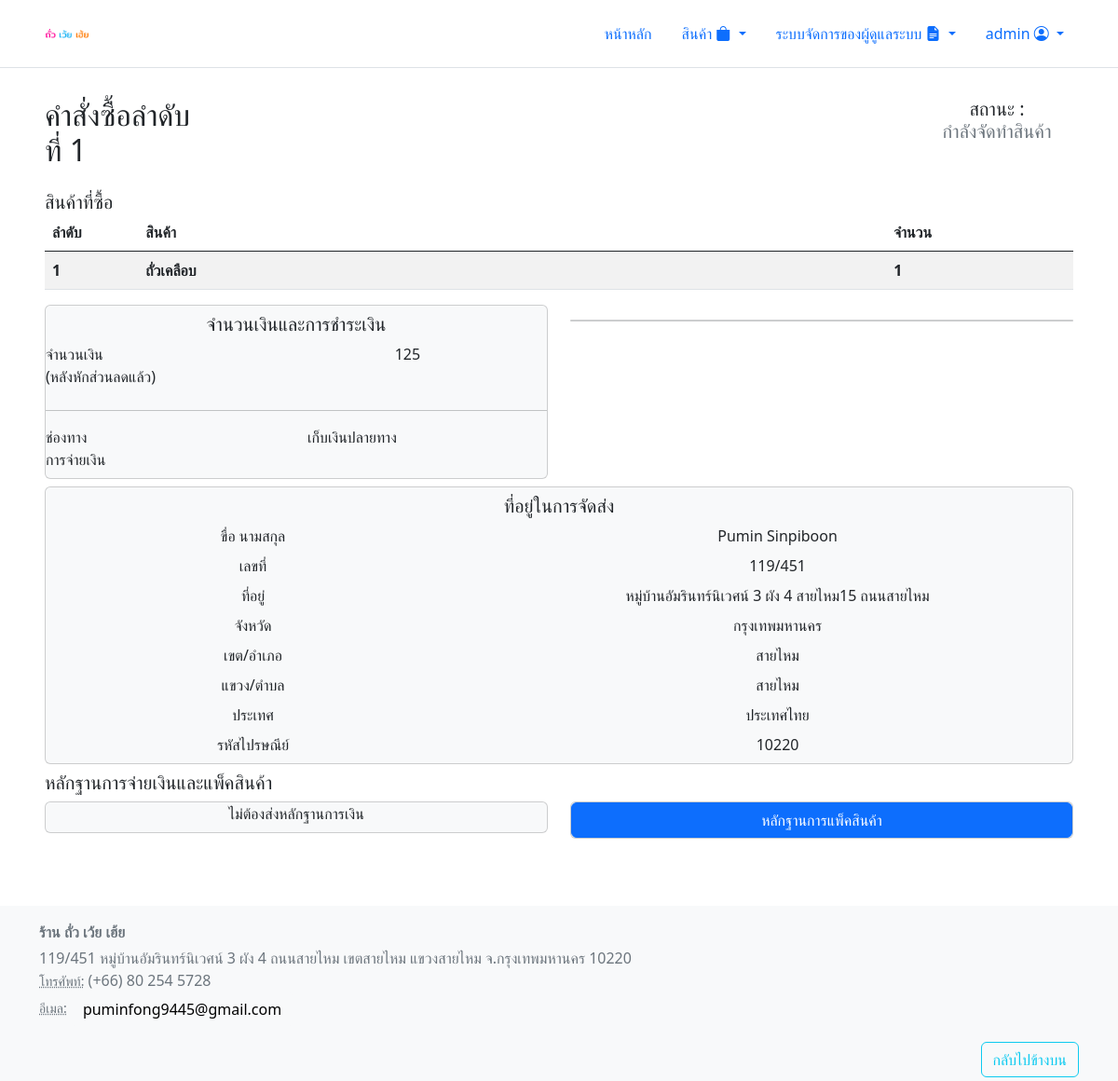
The page /view/order_page/show_order.php?id=1 (signed in) on the database its author committed.
### tables this page shows
CREATE TABLE `orders` (
  `id` int(11) NOT NULL,
  `user_id` int(11) NOT NULL,
  `amount` int(11) NOT NULL,
  `payment_method` varchar(100) NOT NULL,
  `name` varchar(100) NOT NULL,
  `surname` varchar(100) NOT NULL,
  `building_no` varchar(100) NOT NULL,
  `line` varchar(255) NOT NULL,
  `province` varchar(100) NOT NULL,
  `district` varchar(100) NOT NULL,
  `sub_district` varchar(100) NOT NULL,
  `country` varchar(100) NOT NULL,
  `postal_code` varchar(100) NOT NULL,
  `created_date` timestamp NOT NULL DEFAULT current_timestamp(),
  `status` int(11) NOT NULL DEFAULT 0
);

CREATE TABLE `order_products` (
  `order_id` int(11) NOT NULL,
  `product_id` int(11) NOT NULL,
  `quantity` int(11) NOT NULL
);

CREATE TABLE `products` (
  `product_id` int(11) NOT NULL,
  `product_name` varchar(200) DEFAULT '',
  `product_category` varchar(255) DEFAULT NULL,
  `product_description` varchar(200) DEFAULT NULL,
  `product_img` varchar(255) DEFAULT NULL,
  `product_price` double DEFAULT NULL,
  `product_status` varchar(200) NOT NULL DEFAULT 'active',
  `product_amount` double NOT NULL DEFAULT 0
);

### html/inc/initialize.php (called while the page is built, shortened)
<?php
  $order_status = array(
    "รอยืนยันการจ่ายเงิน",
    "ยกเลิกรายการ",
    "จ่ายเงินเรียบร้อย",
    "กำลังจัดทำสินค้า",
    "กำลังเตรียมส่ง",
    "กำลังจัดส่ง",
    "เสร็จสิ้น"
  );
?>

### html/inc/permission.php (called while the page is built, shortened)
<?php
  function checkrole($role)
  {
    if(isset($_SESSION['role']) && $_SESSION['role'] == $role)
    {
      return TRUE;
    }
    else
    {
      return FALSE;
    }
  }
?>

### html/view/order_page/show_order.php (the view, shortened to what this page needs)
<?php
require '../../inc/header.php';
require '../../inc/ordercontroller.php';
if (isset($_GET['id'])) {
    $select_order = mysqli_query($db,"SELECT * FROM `orders` WHERE `id` = ".$_GET['id']."");
    $order = mysqli_fetch_assoc($select_order);
    $order_cart = mysqli_query($db,"SELECT * FROM `order_products` WHERE `order_id` = ".$_GET['id']);
    $i = 1;
}
else {
    header('location: ../../index.php');
}
?>
<div class="row mb-2">
    <div class="col-2">
        <h2 class="mt-2">คำสั่งซื้อลำดับที่ <?= $order['id'] ?></h2>
    </div>
    <div class="col-8"></div>
    <div class="col-2">
        <div class="card text-dark text-center bg-white border border-white">
            <h5 class="card-title mt-2">สถานะ :
                <?php if ($order_status[$order['status']] === "ยกเลิกรายการ") { ?>
                    <p class="text-danger">
                <?php } else if ($order_status[$order['status']] === "เสร็จสิ้น") { ?>
                    <p class="text-success">
                <?php } else { ?>
                    <p class="text-secondary">
                <?php } ?>
                 <?= $order_status[$order['status']] ?>
                </p>
                </h5>
        </div>
    </div>
</div>
<div class="row mb-2">
<div class="col-12">
            <h5 class="card-title mt-2">สินค้าที่ซื้อ</h5>
            <table id="cartTable" class="table table-striped" style="width:100%">
                    <thead>
                        <tr>
                        <th width='5%'>
                        ลำดับ
                        </th>
                        <th width='40%'>
                        สินค้า
                        </th>
                        <th width='10%'>
                        จำนวน
                        </th>
                    </tr>
                    </thead>
                    <tbody>
                        <?php
                        if(mysqli_num_rows($order_cart) > 0){
                            while($fetch_order_cart = mysqli_fetch_assoc($order_cart)){
                                $products = "SELECT * FROM `products` WHERE `product_id` = '".$fetch_order_cart['product_id']."'";
                                $product = mysqli_fetch_array(mysqli_query($db, $products));
                                echo '<tr>';
                                echo '<th>' . $i . '</th>';
                                echo '<th>' . $product['product_name'] . '</th>';
                                echo '<th>' . $fetch_order_cart['quantity'] . '</th>';
                                echo '</tr>';
                                $i++;
                            }
                        }
                        ?>
                    </tbody>
                </table>
        </div>
        <div class="col-6">
            <div class="card text-dark bg-light">
            <h5 class="card-title mt-2 text-center">จำนวนเงินและการชำระเงิน</h5>
                <div class="row mb-2">
                    <label class="col-sm-8">จำนวนเงิน<br>(หลังหักส่วนลดแล้ว)</label>
                    <label class="col-sm-4"><?= $order['amount'] ?></label>
                </div><hr>
                <div class="row mb-2">
                    <label class="col-sm-6">ช่องทาง<br>การจ่ายเงิน</label>
                    <label class="col-sm-6"><?= $order['payment_method'] ?></label>
                </div>
            </div>
        </div>
    <div class="mt-3 col-6">
        <div class="card text-dark bg-light">
        </div>
    </div>
</div>
<div class="row mb-2">
        <div class="col-12">
            <div class="card text-dark bg-light text-center">
            <h5 class="card-title mt-2 text-center">ที่อยู่ในการจัดส่ง</h5>
            <div class="row mb-2">
                    <label class="col-sm-5">ขื่อ นามสกุล</label>
                    <label class="col-sm-7"><?= $order['name'] ?> <?= $order['surname'] ?></label>
                </div>
                <div class="row mb-2">
                    <label class="col-sm-5">เลขที่</label>
                    <label class="col-sm-7"><?= $order['building_no'] ?></label>
                </div>
                <div class="row mb-2">
                    <label class="col-sm-5">ที่อยู่</label>
                    <label class="col-sm-7"><?= $order['line'] ?></label>
                </div>
                <div class="row mb-2">
                    <label class="col-sm-5">จังหวัด</label>
                    <label class="col-sm-7"><?= $order['province'] ?></label>
                </div>
                <div class="row mb-2">
                    <label class="col-sm-5">เขต/อำเภอ</label>
                    <label class="col-sm-7"><?= $order['district'] ?></label>
                </div>
                <div class="row mb-2">
                    <label class="col-sm-5">แขวง/ตำบล</label>
                    <label class="col-sm-7"><?= $order['sub_district'] ?></label>
                </div>
                <div class="row mb-2">
                    <label class="col-sm-5">ประเทศ</label>
                    <label class="col-sm-7"><?= $order['country'] ?></label>
                </div>
                <div class="row mb-2">
                    <label class="col-sm-5">รหัสไปรษณีย์</label>
                    <label class="col-sm-7"><?= $order['postal_code'] ?></label>
                </div>
            </div>
        </div>
</div>
<?php if ($order['status'] != 1) {
    ?>
    <div class="row">
    <h5 class="card-title mb-2">หลักฐานการจ่ายเงินและแพ็คสินค้า</h5>
    <div class="col-12">
        <div class="row">
            <div class="col-6">
                <div class="card text-dark bg-light">
                    <?php
                    if (($order['payment_method'] === "เก็บเงินปลายทาง")) { ?>
                        <div class="row mb-2">
                        <label class="text-center">ไม่ต้องส่งหลักฐานการเงิน</label>
                        </div>
                    <?php }
                    else {
                        $order_payments = mysqli_query($db,"SELECT * FROM `payment` WHERE `order_id` = ".$_GET['id']."");
                        include 'add_payment_modal.php';
                        ?>
                     <?php }
                    ?>
                </div>
            </div>
            <?php if ($order['status'] >= 4 || checkrole('admin') ) {
            ?>
                <div class="col-6">
                <div class="card text-dark bg-light">
                       <?php
                        include 'add_shipment_modal.php';
                        ?>
                </div>
            </div>
            <?php }
            ?>
        </div>
    </div>
    </div>
<?php } ?>
<?php
require '../../inc/footer.php';
?>

### rows shown on the page
orders: id "1", status "กำลังจัดทำสินค้า", amount "125", payment_method "เก็บเงินปลายทาง", name "Pumin", surname "Sinpiboon", building_no "119/451", line "หมู่บ้านอัมรินทร์นิเวศน์ 3 ผัง 4 สายไหม15 ถนนสายไหม", province "กรุงเทพมหานคร", district "สายไหม", sub_district "สายไหม", country "ประเทศไทย", postal_code "10220"
order_products: product.product_name "ถั่วเคลือบ", quantity "1"

### other values the page prints
$_SESSION['username'] "admin"
